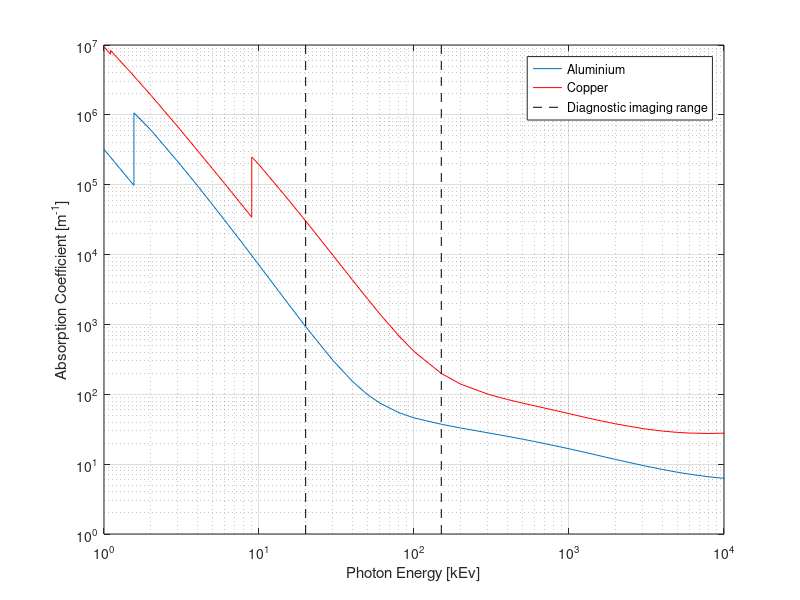
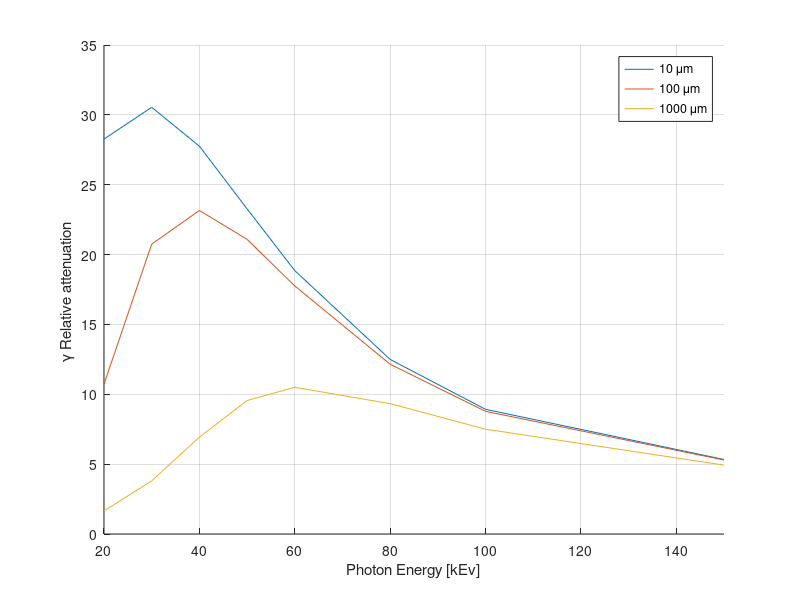

These figures' MATLAB source, in order:
clc
clear
close all

load('nist_xray_data.mat');

cu_kev=cu_table(:,1)*1000;
cu_mhu_m=8.96*cu_table(:,2)*100;

al_kev=al_table(:,1)*1000;
al_mhu_m=2.7*al_table(:,2)*100;


figure
plot(al_kev,al_mhu_m);
hold on
plot(cu_kev,cu_mhu_m,'r');
plot([20 20],[1,1e7],'k--')
plot([150 150],[1,1e7],'k--')


set(gca, 'XScale', 'log')
set(gca, 'YScale', 'log')

legend('Aluminium','Copper','Diagnostic imaging range')
xlabel('Photon Energy [kEv]')
ylabel('Absorption Coefficient [m^{-1}]')
grid on
xlim([1 1e4])


al_mhu_m(al_kev==80)
cu_mhu_m(cu_kev==80)

cu_x=50e-6;
al_x=50e-6;

cu_absorption=exp(-cu_mhu_m(cu_kev==80)*cu_x)
al_absorption=exp(-al_mhu_m(al_kev==80)*al_x)

(1-cu_absorption)./(1-al_absorption)


x_test=[10e-6 100e-6 1000e-6];



figure
hold on
grid on
for i=1:length(x_test);


cu_absorption_x=exp(-cu_mhu_m(16:23)*x_test(i));
al_absorption_x=exp(-al_mhu_m(13:20)*x_test(i));

gamma=(1-cu_absorption_x)./(1-al_absorption_x);

plot(al_kev(13:20),gamma)

end
xlim([20 150])
legend('10 \mum','100 \mum','1000 \mum')
xlabel('Photon Energy [kEv]')
ylabel('\gamma Relative attenuation ')
